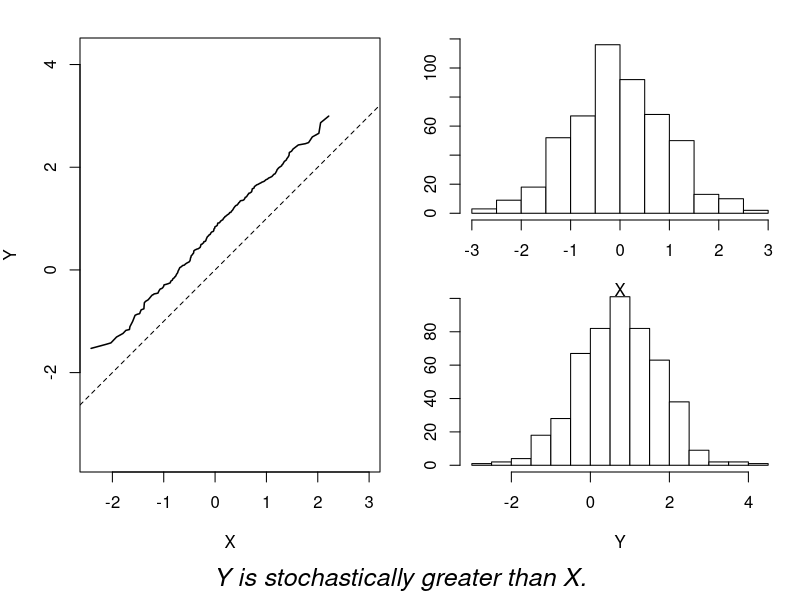
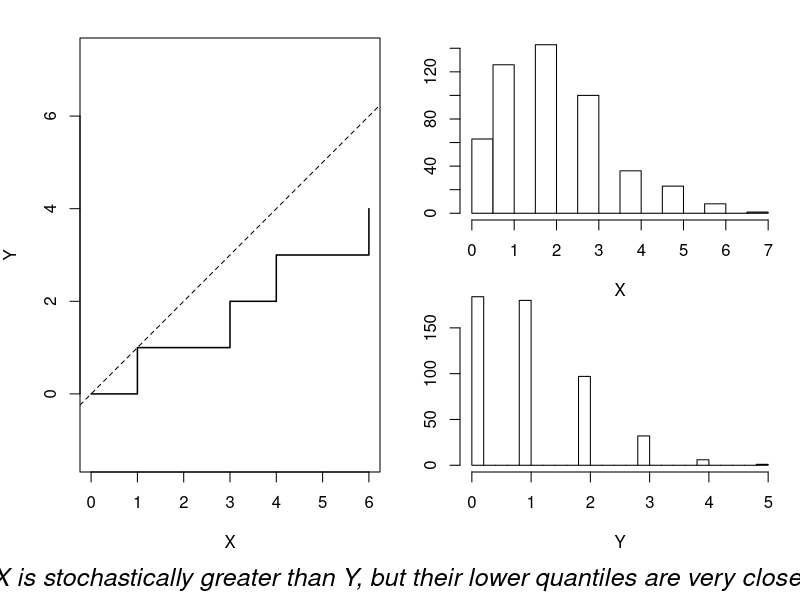
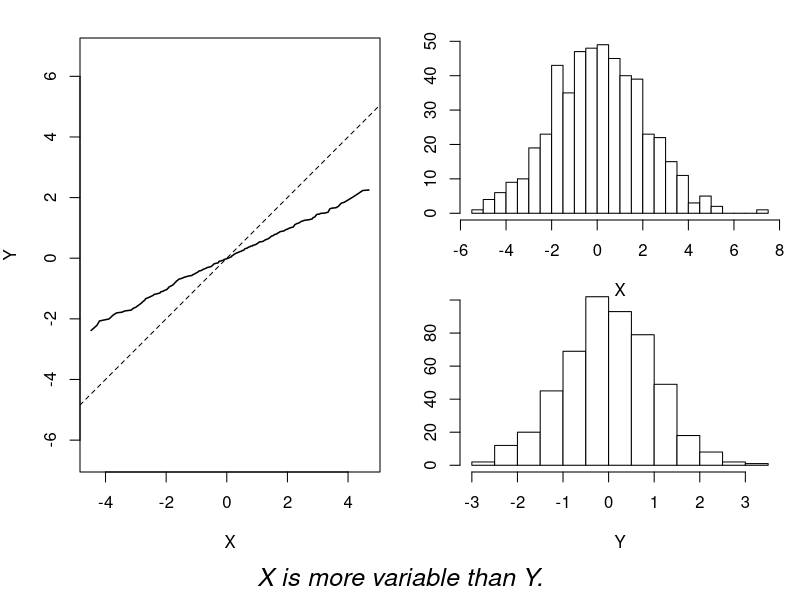
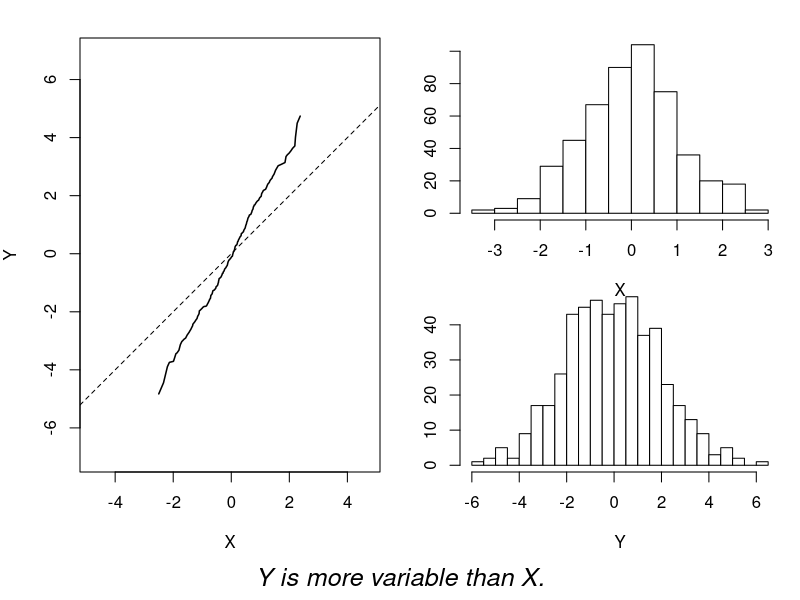
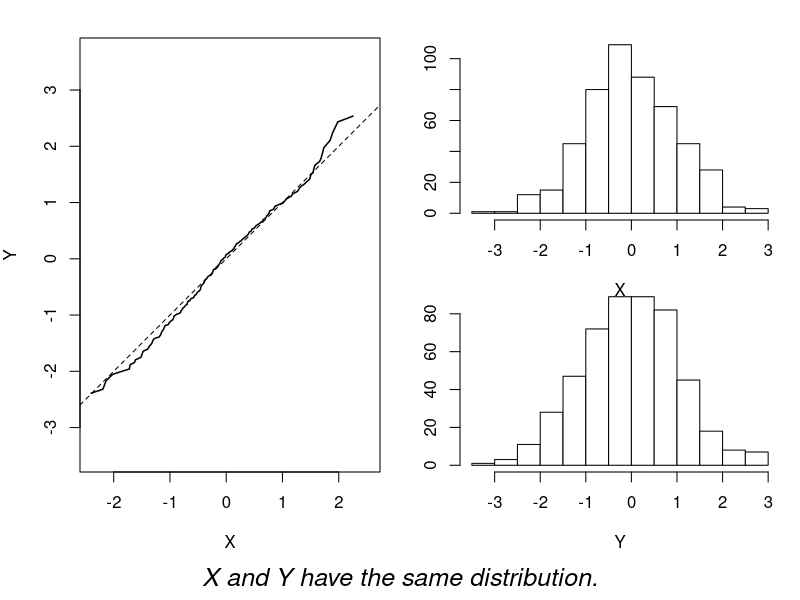
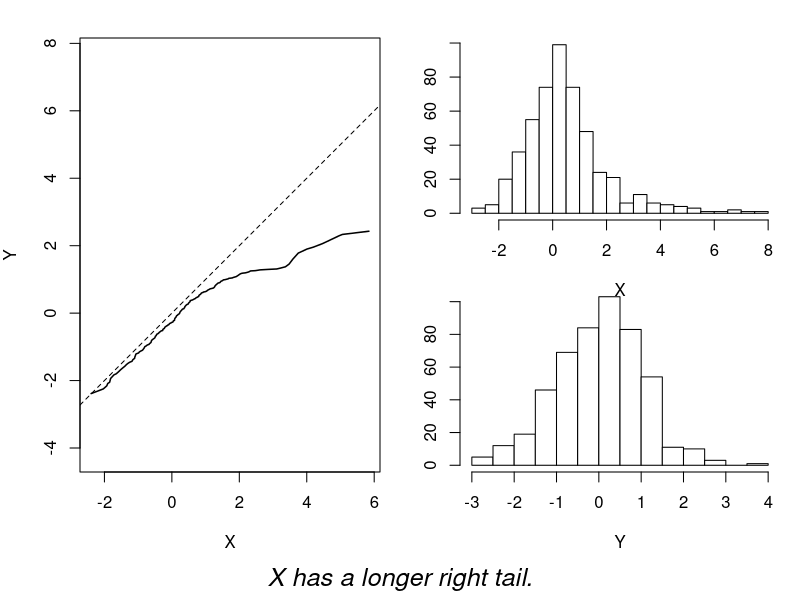
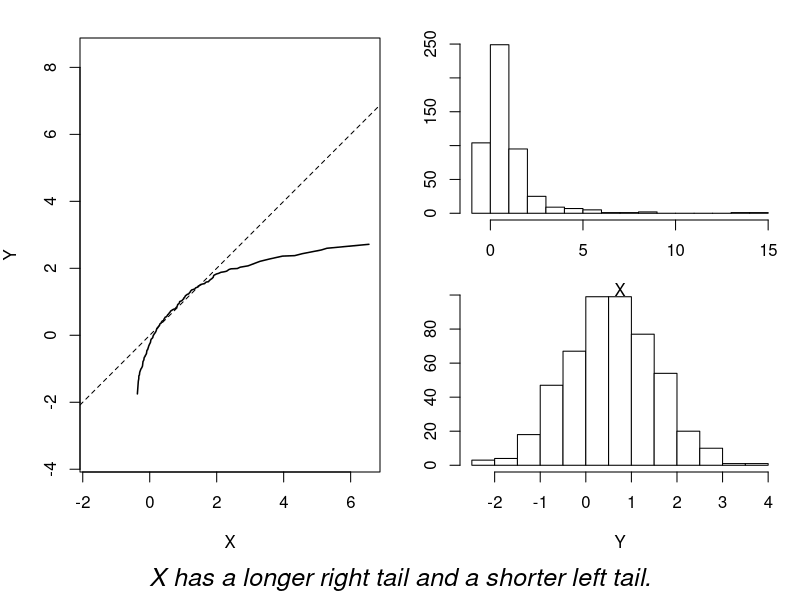

Write the R code that produced these figures, in order.
## ---- chunk 1
knitr::opts_chunk$set(echo = FALSE, warning = FALSE, message = FALSE)
set.seed(42)
n <- 500

make_slide_plots <- function(x, y, caption) {
  probs <- seq(0.01, 0.99, length.out = 200)
  qx <- quantile(x, probs)
  qy <- quantile(y, probs)
  rng <- range(c(qx, qy))
  
  oldpar <- par(no.readonly = TRUE)
  on.exit(par(oldpar))
  
  # Device is 9 x 5.5 inches. We want:
  #   Left half  (x: 0.00-0.50): square QQ plot
  #   Top-right  (x: 0.50-1.00, y: 0.50-1.00): histogram of X
  #   Bot-right  (x: 0.50-1.00, y: 0.00-0.50): histogram of Y
  
  # QQ plot — square panel on the left
  par(fig = c(0.00, 0.50, 0.08, 0.97), mar = c(4, 4, 1, 1), new = FALSE)
  plot(qx, qy, type = "l", lwd = 1.5,
       xlab = "X", ylab = "Y",
       xlim = rng, ylim = rng, asp = 1)
  abline(0, 1, lty = 2)
  
  # Histogram of X — top right
  par(fig = c(0.50, 1.00, 0.50, 0.97), mar = c(4, 3, 1, 1), new = TRUE)
  hist(x, breaks = 20, col = "white", border = "black",
       main = "", xlab = "X", ylab = "")
  
  # Histogram of Y — bottom right
  par(fig = c(0.50, 1.00, 0.08, 0.55), mar = c(4, 3, 1, 1), new = TRUE)
  hist(y, breaks = 20, col = "white", border = "black",
       main = "", xlab = "Y", ylab = "")
  
  mtext(caption, side = 1, outer = TRUE, line = -1.5, cex = 1.5, font = 3)
}
## ---- chunk 2
x1 <- rnorm(n, mean = 0, sd = 1)
y1 <- rnorm(n, mean = 0.75, sd = 1)
make_slide_plots(x1, y1,
  "Y is stochastically greater than X.")
## ---- chunk 3
# X is Poisson(2), Y is Poisson(1) — right-skewed, lower quantiles close
x2 <- rpois(n, lambda = 2)
y2 <- rpois(n, lambda = 1)
make_slide_plots(x2, y2,
  "X is stochastically greater than Y, but their lower quantiles are very close.")
## ---- chunk 4
x3 <- rnorm(n, mean = 0, sd = 2)
y3 <- rnorm(n, mean = 0, sd = 1)
make_slide_plots(x3, y3,
  "X is more variable than Y.")
## ---- chunk 5
x4 <- rnorm(n, mean = 0, sd = 1)
y4 <- rnorm(n, mean = 0, sd = 2)
make_slide_plots(x4, y4,
  "Y is more variable than X.")
## ---- chunk 6
x5 <- rnorm(n, mean = 0, sd = 1)
y5 <- rnorm(n, mean = 0, sd = 1)
make_slide_plots(x5, y5,
  "X and Y have the same distribution.")
## ---- chunk 7
x6 <- c(rnorm(round(n * 0.75), 0, 1), rexp(round(n * 0.25), 0.5))
y6 <- rnorm(n, mean = 0, sd = 1)
make_slide_plots(x6, y6,
  "X has a longer right tail.")
## ---- chunk 8
# X is right-skewed (log-normal shifted), Y is symmetric
x7 <- rlnorm(n, meanlog = 0, sdlog = 0.8) - 0.5
y7 <- rnorm(n, mean = 0.5, sd = 1)
make_slide_plots(x7, y7,
  "X has a longer right tail and a shorter left tail.")
